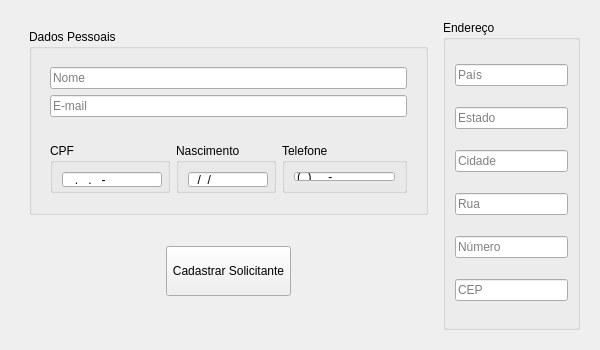
<?xml version="1.0" encoding="UTF-8"?>
<ui version="4.0">
 <class>Form</class>
 <widget class="QWidget" name="Form">
  <property name="geometry">
   <rect>
    <x>0</x>
    <y>0</y>
    <width>600</width>
    <height>350</height>
   </rect>
  </property>
  <property name="minimumSize">
   <size>
    <width>600</width>
    <height>350</height>
   </size>
  </property>
  <property name="maximumSize">
   <size>
    <width>600</width>
    <height>350</height>
   </size>
  </property>
  <property name="windowTitle">
   <string>Form</string>
  </property>
  <layout class="QVBoxLayout" name="verticalLayout">
   <item>
    <widget class="QFrame" name="top_frame">
     <property name="autoFillBackground">
      <bool>false</bool>
     </property>
     <property name="styleSheet">
      <string notr="true">QFrame#top_frame { 
 border: none; background: transparent;
 }</string>
     </property>
     <property name="frameShape">
      <enum>QFrame::NoFrame</enum>
     </property>
     <layout class="QHBoxLayout" name="horizontalLayout_2">
      <item>
       <widget class="QFrame" name="left_frame">
        <property name="styleSheet">
         <string notr="true">QFrame{
border: none; background: transparent;
}</string>
        </property>
        <property name="frameShape">
         <enum>QFrame::NoFrame</enum>
        </property>
        <layout class="QVBoxLayout" name="verticalLayout_5">
         <item>
          <widget class="QGroupBox" name="personal_data_gbox">
           <property name="minimumSize">
            <size>
             <width>0</width>
             <height>175</height>
            </size>
           </property>
           <property name="maximumSize">
            <size>
             <width>16777215</width>
             <height>200</height>
            </size>
           </property>
           <property name="autoFillBackground">
            <bool>false</bool>
           </property>
           <property name="styleSheet">
            <string notr="true"/>
           </property>
           <property name="title">
            <string>Dados Pessoais</string>
           </property>
           <layout class="QVBoxLayout" name="verticalLayout_2">
            <item>
             <widget class="QFrame" name="frame">
              <property name="frameShape">
               <enum>QFrame::NoFrame</enum>
              </property>
              <layout class="QVBoxLayout" name="verticalLayout_7">
               <item>
                <widget class="QLineEdit" name="name_input">
                 <property name="placeholderText">
                  <string>Nome</string>
                 </property>
                </widget>
               </item>
               <item>
                <widget class="QLineEdit" name="email_input">
                 <property name="placeholderText">
                  <string>E-mail</string>
                 </property>
                </widget>
               </item>
              </layout>
             </widget>
            </item>
            <item>
             <widget class="QFrame" name="frame_2">
              <property name="frameShape">
               <enum>QFrame::NoFrame</enum>
              </property>
              <layout class="QHBoxLayout" name="horizontalLayout_3">
               <item>
                <widget class="QGroupBox" name="groupBox">
                 <property name="minimumSize">
                  <size>
                   <width>120</width>
                   <height>30</height>
                  </size>
                 </property>
                 <property name="maximumSize">
                  <size>
                   <width>120</width>
                   <height>50</height>
                  </size>
                 </property>
                 <property name="title">
                  <string>CPF</string>
                 </property>
                 <layout class="QVBoxLayout" name="verticalLayout_4">
                  <item>
                   <widget class="QLineEdit" name="cpf_input">
                    <property name="minimumSize">
                     <size>
                      <width>100</width>
                      <height>15</height>
                     </size>
                    </property>
                    <property name="maximumSize">
                     <size>
                      <width>100</width>
                      <height>15</height>
                     </size>
                    </property>
                    <property name="inputMask">
                     <string>999.999.999-99</string>
                    </property>
                    <property name="placeholderText">
                     <string/>
                    </property>
                   </widget>
                  </item>
                 </layout>
                </widget>
               </item>
               <item>
                <widget class="QGroupBox" name="groupBox_3">
                 <property name="maximumSize">
                  <size>
                   <width>100</width>
                   <height>50</height>
                  </size>
                 </property>
                 <property name="title">
                  <string>Nascimento</string>
                 </property>
                 <layout class="QHBoxLayout" name="horizontalLayout_5">
                  <item>
                   <widget class="QLineEdit" name="birth_date_input">
                    <property name="minimumSize">
                     <size>
                      <width>80</width>
                      <height>15</height>
                     </size>
                    </property>
                    <property name="maximumSize">
                     <size>
                      <width>80</width>
                      <height>15</height>
                     </size>
                    </property>
                    <property name="inputMask">
                     <string>99/99/9999</string>
                    </property>
                    <property name="placeholderText">
                     <string notr="true"/>
                    </property>
                   </widget>
                  </item>
                 </layout>
                </widget>
               </item>
               <item>
                <widget class="QGroupBox" name="groupBox_2">
                 <property name="maximumSize">
                  <size>
                   <width>125</width>
                   <height>50</height>
                  </size>
                 </property>
                 <property name="title">
                  <string>Telefone</string>
                 </property>
                 <layout class="QVBoxLayout" name="verticalLayout_6">
                  <item>
                   <widget class="QLineEdit" name="phone_number_input">
                    <property name="inputMask">
                     <string>(99)99999-9999</string>
                    </property>
                    <property name="placeholderText">
                     <string>Telefone</string>
                    </property>
                   </widget>
                  </item>
                 </layout>
                </widget>
               </item>
              </layout>
             </widget>
            </item>
           </layout>
          </widget>
         </item>
         <item>
          <widget class="QFrame" name="frame_4">
           <property name="maximumSize">
            <size>
             <width>16777215</width>
             <height>100</height>
            </size>
           </property>
           <property name="frameShape">
            <enum>QFrame::NoFrame</enum>
           </property>
           <layout class="QHBoxLayout" name="horizontalLayout">
            <item>
             <widget class="QPushButton" name="register_button">
              <property name="minimumSize">
               <size>
                <width>125</width>
                <height>25</height>
               </size>
              </property>
              <property name="maximumSize">
               <size>
                <width>125</width>
                <height>50</height>
               </size>
              </property>
              <property name="text">
               <string>Cadastrar Solicitante</string>
              </property>
             </widget>
            </item>
           </layout>
          </widget>
         </item>
        </layout>
       </widget>
      </item>
      <item>
       <widget class="QGroupBox" name="address_gbox">
        <property name="maximumSize">
         <size>
          <width>200</width>
          <height>16777215</height>
         </size>
        </property>
        <property name="title">
         <string>Endereço</string>
        </property>
        <layout class="QVBoxLayout" name="verticalLayout_3">
         <item>
          <widget class="QLineEdit" name="country_input">
           <property name="placeholderText">
            <string>País</string>
           </property>
          </widget>
         </item>
         <item>
          <widget class="QLineEdit" name="state_input">
           <property name="placeholderText">
            <string>Estado</string>
           </property>
          </widget>
         </item>
         <item>
          <widget class="QLineEdit" name="city_input">
           <property name="placeholderText">
            <string>Cidade</string>
           </property>
          </widget>
         </item>
         <item>
          <widget class="QLineEdit" name="street_input">
           <property name="placeholderText">
            <string>Rua</string>
           </property>
          </widget>
         </item>
         <item>
          <widget class="QLineEdit" name="address_number_input">
           <property name="text">
            <string/>
           </property>
           <property name="placeholderText">
            <string>Número</string>
           </property>
          </widget>
         </item>
         <item>
          <widget class="QLineEdit" name="cep_input">
           <property name="inputMask">
            <string/>
           </property>
           <property name="text">
            <string/>
           </property>
           <property name="placeholderText">
            <string>CEP</string>
           </property>
          </widget>
         </item>
        </layout>
       </widget>
      </item>
     </layout>
    </widget>
   </item>
  </layout>
 </widget>
 <resources/>
 <connections/>
</ui>
